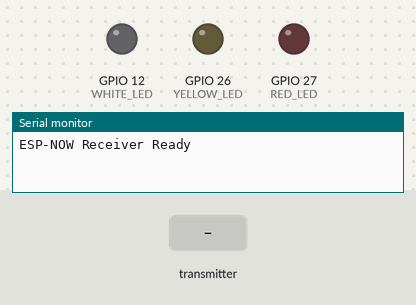
Recording of a sketch running on a simulated ESP32. On the bench: output pins drawn as LEDs (lit = HIGH), the last lines printed to the serial monitor. Inputs (shaded band) come from the test bench.

Above: at 1.8 s.
1.9 s: the transmitter starts sending trafficStatus = 0
At 2.3 s:
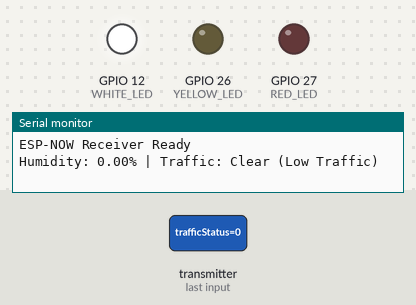
5.9 s: the transmitter starts sending humidity = 100
At 6.6 s:
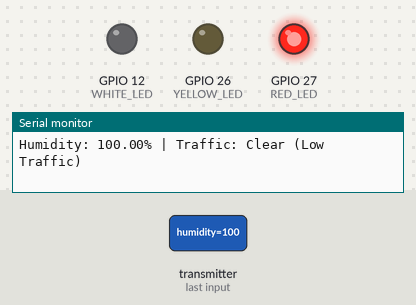
7.4 s: the transmitter starts sending humidity = 0
At 7.7 s:
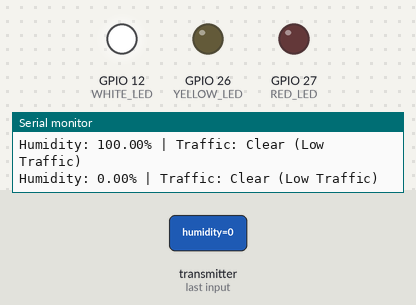
Timing chart, 0 to 9.9 s (numbered marks = the images above; inputs shaded):
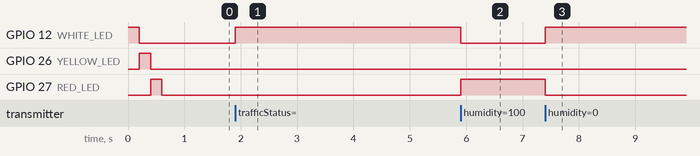

Measured:
- after the input at 1.9 s, GPIO 12 (WHITE_LED): LOW → HIGH at once
- after the input at 5.9 s, GPIO 12 (WHITE_LED): HIGH → LOW at once; GPIO 27 (RED_LED): LOW → HIGH at once
- after the input at 7.4 s, GPIO 12 (WHITE_LED): LOW → HIGH at once; GPIO 27 (RED_LED): HIGH → LOW at once

The sketch:

receiver_code.ino
```cpp
#include <esp_now.h> // مكتبة الاتصال اللاسلكي ESP-NOW
#include <WiFi.h>    // ضرورية لتفعيل وضع WIFI_STA

// الأبيض -> ازدحام بسيط LED
const int WHITE_LED = 12;

// الأصفر -> ازدحام متوسط LED
const int YELLOW_LED = 26;

// الأحمر -> ازدحام عالي أو رطوبة عالية LED
const int RED_LED = 27;

// يجب أن يكون مطابقاً تماماً لهيكل المرسل
typedef struct struct_message {
  int trafficStatus; // مستوى الازدحام (0، 1، 2) أو (9)
  float humidity;    // قيمة الرطوبة %
} struct_message;

struct_message myData; // متغير لتخزين البيانات المستلمة

void OnDataRecv(const uint8_t * mac, const uint8_t *incomingData, int len) {
  // نسخ البيانات القادمة إلى المتغير myData
  memcpy(&myData, incomingData, sizeof(myData));

  digitalWrite(WHITE_LED, LOW);
  digitalWrite(YELLOW_LED, LOW);
  digitalWrite(RED_LED, LOW);

  // وضع النهار (Sleep Mode)
  // المرسل يرسل القيمة 9 عندما يكون النهار ولا نكمل التنفيذ، هنا نطفئ كل الـ LEDs
  if (myData.trafficStatus == 9) {
    Serial.println("Day Mode: All LEDs OFF");
    return;
  }

  Serial.print("Humidity: ");
  Serial.print(myData.humidity);
  Serial.print("% | Traffic: ");

  // تحويل أرقام الازدحام إلى وصف نصي
  if (myData.trafficStatus == 0) {
    Serial.println("Clear (Low Traffic)");
  } else if (myData.trafficStatus == 1) {
    Serial.println("Medium Traffic");
  } else if (myData.trafficStatus == 2) {
    Serial.println("High Traffic");
  }

  // أولوية قصوى للرطوبة العالية //
  // أحمر LED -> إذا كانت الرطوبة أكبر من 60%
  if (myData.humidity > 60.0) {
    digitalWrite(RED_LED, HIGH);
  }
  // إذا لم تكن الرطوبة عالية //
  // تتحكم حسب الازدحام
  else if (myData.trafficStatus == 2) {
    digitalWrite(RED_LED, HIGH);
  }
  else if (myData.trafficStatus == 1) {
    digitalWrite(YELLOW_LED, HIGH);
  }
  else {
    digitalWrite(WHITE_LED, HIGH);
  }
}

void setup() {
  // تشغيل الشاشة التسلسلية للمراقبة
  Serial.begin(115200);

  pinMode(WHITE_LED, OUTPUT);
  pinMode(YELLOW_LED, OUTPUT);
  pinMode(RED_LED, OUTPUT);

  digitalWrite(WHITE_LED, HIGH);
  delay(200);
  digitalWrite(WHITE_LED, LOW);

  digitalWrite(YELLOW_LED, HIGH);
  delay(200);
  digitalWrite(YELLOW_LED, LOW);

  digitalWrite(RED_LED, HIGH);
  delay(200);
  digitalWrite(RED_LED, LOW);

  WiFi.mode(WIFI_STA);

  // تهيئة ESP-NOW
  if (esp_now_init() != ESP_OK) {
    Serial.println("ESP-NOW Init Failed");
    return;
  }

  // تسجيل دالة الاستقبال
  esp_now_register_recv_cb(esp_now_recv_cb_t(OnDataRecv));

  Serial.println("ESP-NOW Receiver Ready");
}

void loop() {
  // كل العمل يتم عند استقبال البيانات
  delay(100);
}
```
